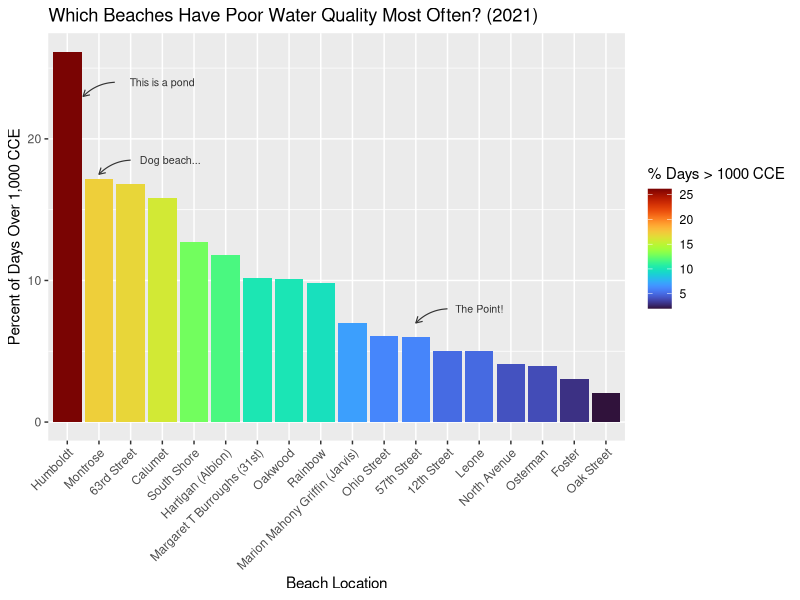
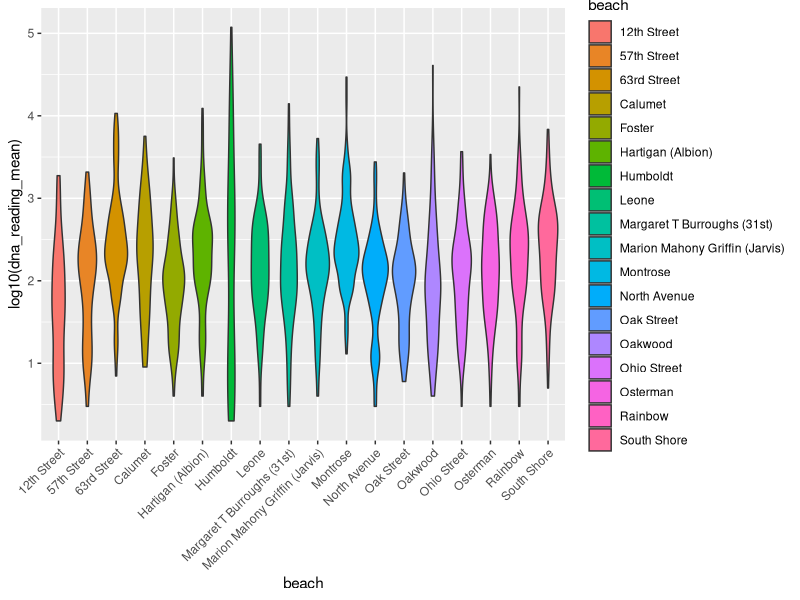
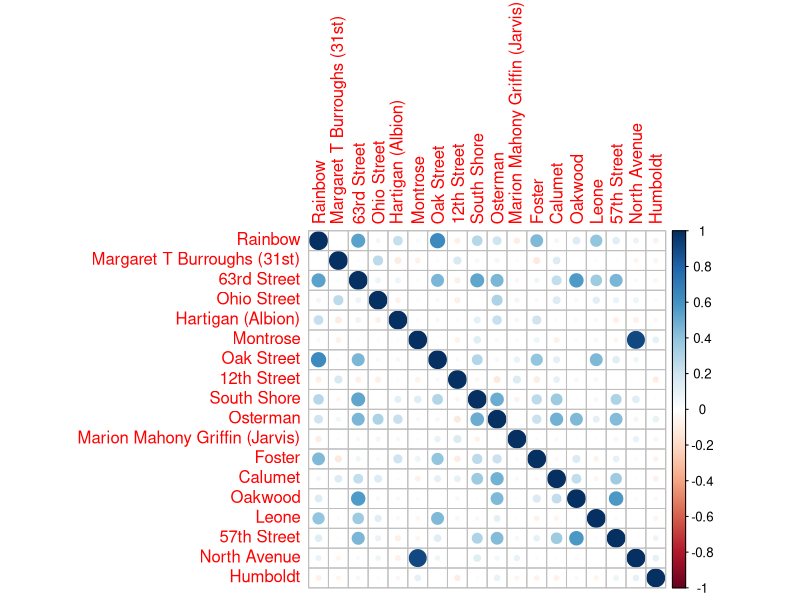

R code for these plots, in order:
## ---- chunk 1
knitr::opts_chunk$set(echo = TRUE)
## ---- chunk 2
setwd('~/Documents/coding-camp/final-project/')


# READ LIBRARIES & DATA ---------------------------------------------------

library(tidyverse) 
library(stringr) # working with strings
library(lubridate) #working with dates
library(viridis) # cool color palettes
library(corrplot) # correlation plots

# source: https://data.cityofchicago.org/Parks-Recreation/Beach-Lab-Data/2ivx-z93u
beach_lab_data <- read_delim('Beach_Lab_Data.csv', delim = ';')

# tried api, only gave me first 1000 rows. Probably something I'm not doing
# beach_lab_data <- read_csv('https://data.cityofchicago.org/resource/2ivx-z93u.csv')
## ---- chunk 3

# clean names
clean_names <- gsub(' ', '_', str_to_lower(names(beach_lab_data)))
colnames(beach_lab_data) <- clean_names

# clean data
beach_lab_data$dna_sample_date<- as.Date(substr(beach_lab_data$dna_sample_timestamp,1,10), 
                                         format ="%m/%d/%Y" 
                                         )
beach_lab_data$dna_reading_mean <- ifelse(beach_lab_data$dna_reading_mean == 'NULL',
                                          NA,
                                          beach_lab_data$dna_reading_mean
                                          )


# filter to DNA test only
dna_data21 <- beach_lab_data %>% 
  filter(!is.na(`dna_test_id`),
         year(dna_sample_date) == 2021) %>%
  select(dna_test_id, 
         dna_sample_timestamp, 
         dna_sample_date, 
         beach,dna_sample_1_reading,
         dna_sample_2_reading, 
         dna_reading_mean, 
         latitude, 
         longitude, 
         location) %>%
  distinct() # some rows had duplicate entries for same beach-time. removing them here.
## ---- chunk 4
# summary stats by beach for 2021
dna_smry <-dna_data21 %>%
  group_by(beach) %>%
  summarize(mean_reading = mean(dna_reading_mean),
            median_reading = median(dna_reading_mean),
            n_readings = n(),
            days_over_1000 = sum(dna_reading_mean > 1000),
            days_over_1000_pcnt = days_over_1000/n_readings*100,
            first_date = min(dna_sample_date),
            last_date = max(dna_sample_date),
            date_range = last_date - first_date
           
  ) %>%
  arrange(desc(days_over_1000_pcnt)) %>%
  mutate(beach = as.factor(beach))

dna_smry %>%
  select(beach,n_readings, mean_reading, median_reading,days_over_1000, days_over_1000_pcnt)

## ---- chunk 5
# create plot annotations
anno_x <- c(4,4.25, 14)
anno_y <- c(24,18.5, 8)
anno_label <- c('This is a pond','Dog beach...', 'The Point!')

# create annotation arrows
x1 <- c(2.5,3, 13)
x2 <- x1  - 1
y1 <- c(24,18.5, 8)
y2 <- y1 - 1

curved.arrows <- tibble(x1, x2, y1, y2)

# ordered beaches for plot
ordered_beaches <- as.vector(dna_smry$beach)

# plot 
ggplot(data = dna_smry, aes(x = beach, y = days_over_1000_pcnt, fill = ..y..)) +
  geom_bar(data = dna_smry, stat = 'identity') + 
  scale_x_discrete(limits = c(ordered_beaches)) +
  theme(axis.text.x = element_text(angle = 45, hjust = 1)) +
  scale_fill_viridis(option = "turbo", name = '% Days > 1000 CCE') + # https://statisticsglobe.com/change-legend-title-ggplot-r
  labs(x = "Beach Location", y = 'Percent of Days Over 1,000 CCE', 
     title = "Which Beaches Have Poor Water Quality Most Often? (2021)"
     ) +
  annotate('text',x = anno_x, y = anno_y, size = 2.7, color = 'gray20',
           label = anno_label)+
  geom_curve(data = curved.arrows, aes(x = x1, y = y1, xend = x2, yend = y2),
             arrow = arrow(length = unit(0.07, "inch")), size = 0.4,
             color = "gray20", curvature = 0.2)


## ---- chunk 6
dna_smry %>% 
  select(beach, n_readings, first_date,last_date, date_range) %>% 
  mutate(pcnt_days_measured = n_readings/(as.numeric(date_range)+1)*100) %>%
  arrange(date_range)
## ---- chunk 7
# get start and end dates for Humboldt
humboldt_start <- min(dna_data21[dna_data21$beach == 'Humboldt',]$dna_sample_date)
humboldt_end <- max(dna_data21[dna_data21$beach == 'Humboldt',]$dna_sample_date)

# filter data to 2021 Humboldt dates
dna_data21 %>%
  filter(dna_sample_date >= humboldt_start & dna_sample_date <= humboldt_end) %>%
  group_by(beach) %>%
  summarize(mean_reading = mean(dna_reading_mean),
            median_reading = median(dna_reading_mean),
            n_readings = n(),
            days_over_1000 = sum(dna_reading_mean > 1000),
            days_over_1000_pcnt = days_over_1000/n_readings*100,
            first_date = min(dna_sample_date),
            last_date = max(dna_sample_date),
            date_range = last_date - first_date
           
  ) %>%
  arrange(desc(days_over_1000_pcnt)) %>%
  mutate(beach = as.factor(beach)) %>%
  select(beach, n_readings, mean_reading, days_over_1000_pcnt)

## ---- chunk 8
# 2021 distributions by beach
ggplot(dna_data21 %>% filter(year(dna_sample_date)== 2021), aes(x = beach, y = log10(dna_reading_mean), fill = beach)) +
  geom_violin()+
  # geom_boxplot() +
  # geom_point(position = 'jitter') +
  theme(axis.text.x = element_text(angle = 45, hjust=1))
## ---- chunk 9
dna_data_wide <- dna_data21 %>% 
  select(dna_sample_date, beach, dna_reading_mean) %>%
  # mutate(dna_reading_mean = ifelse(dna_reading_mean == 'NULL', NA, dna_reading_mean)) %>%
  pivot_wider(names_from = beach, values_from = dna_reading_mean)

dna_corr <- cor(dna_data_wide %>%
                  select( -dna_sample_date), use = 'complete.obs')

corrplot(dna_corr, method = 'circle')

